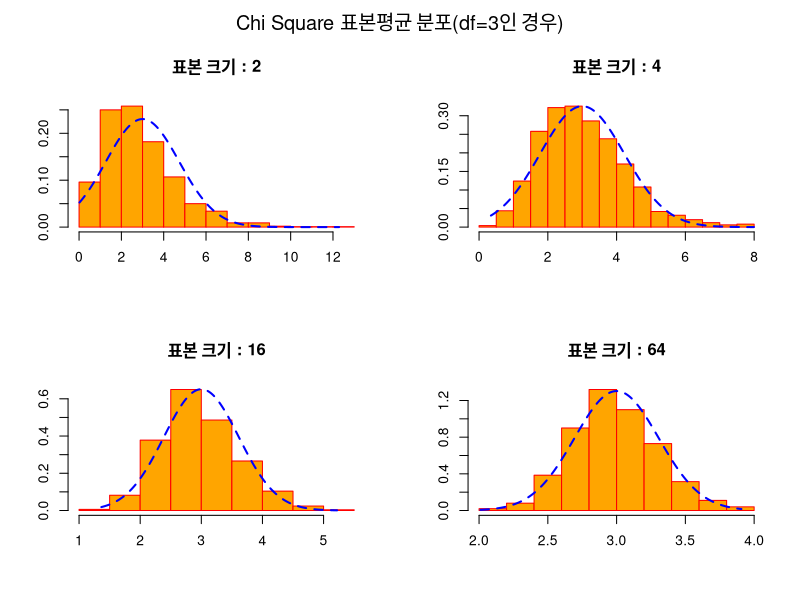
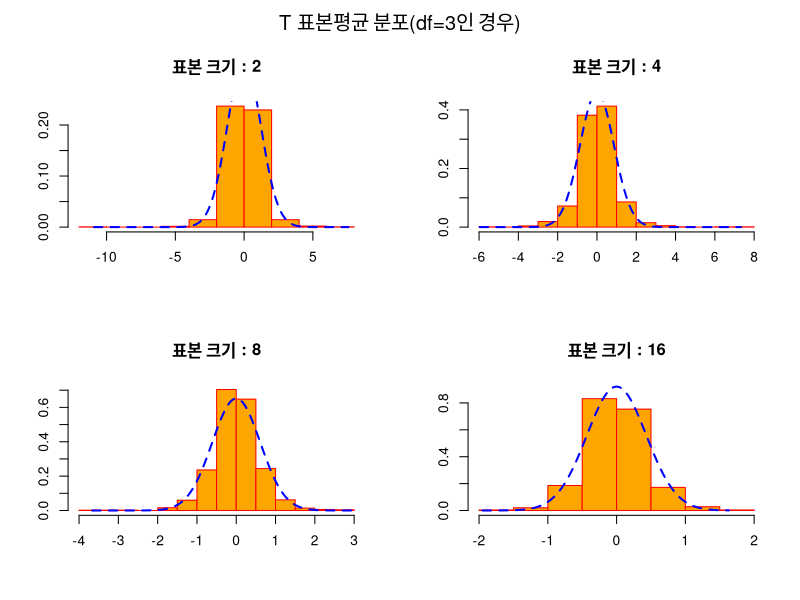
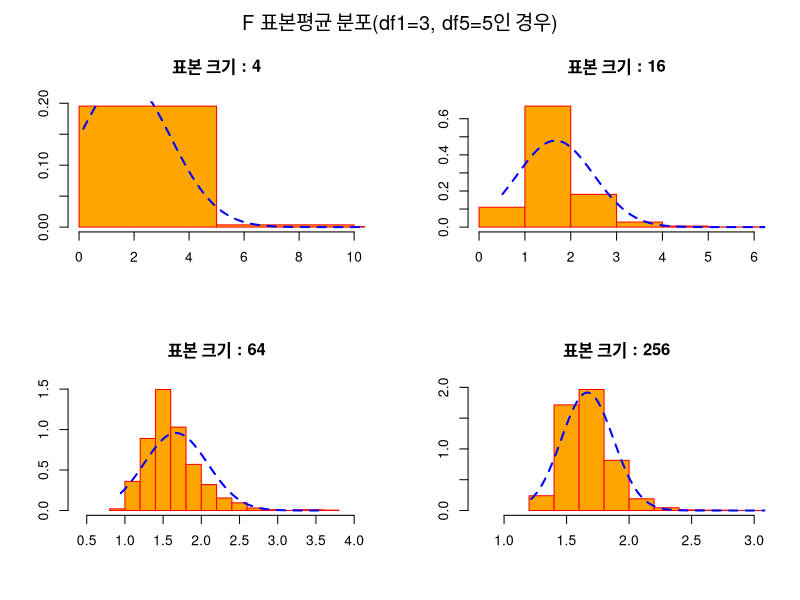
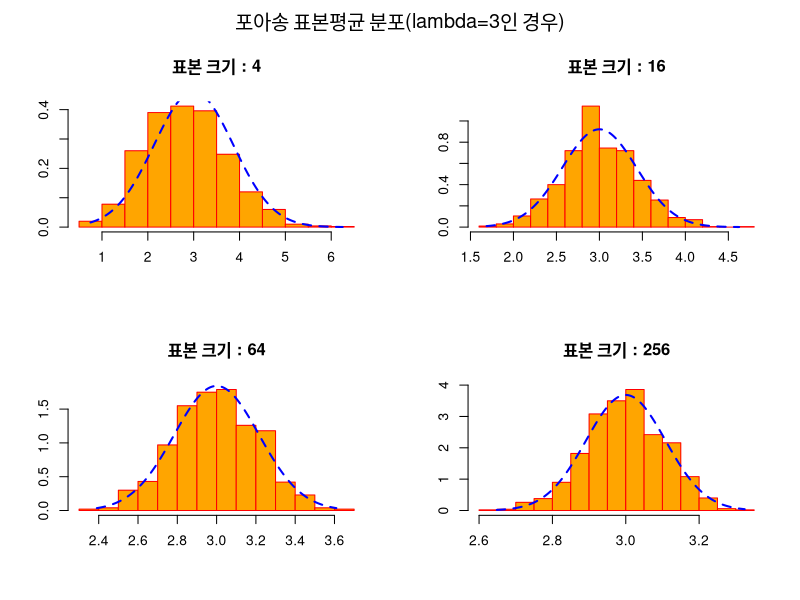
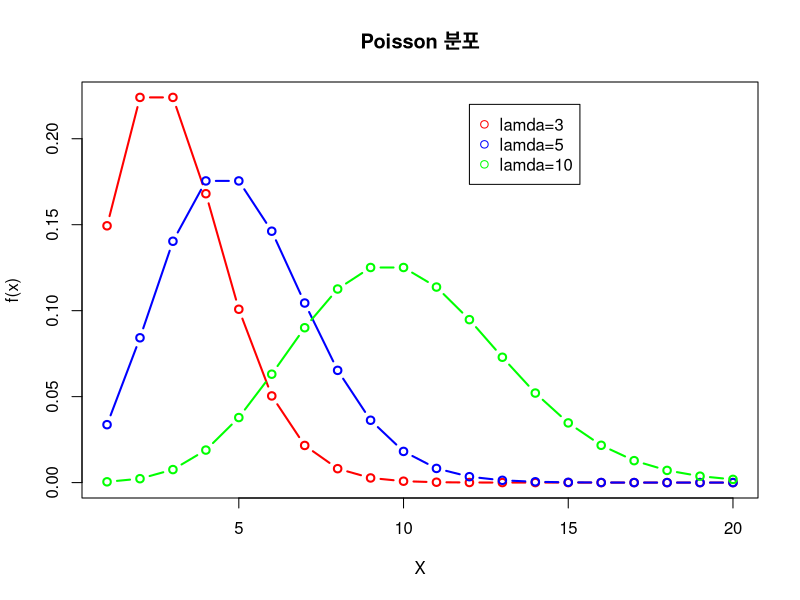

Recreate these plots in R, in order.
# Chi Square 분포
n <- 1000
df <- 3
ch.2.mean <- rep(NA, n)
ch.4.mean <- rep(NA, n)
ch.16.mean <- rep(NA, n)
ch.64.mean <- rep(NA, n)

# 표본 크기별로 1000번의 표본추출로 표본평균을 구함
for(i in 1:n) {
  ch.2.mean[i] <- mean(rchisq(2, df=df))
  ch.4.mean[i] <- mean(rchisq(4, df=df))
  ch.16.mean[i] <- mean(rchisq(16, df=df))
  ch.64.mean[i] <- mean(rchisq(64, df=df))
}

# 표본평균들의 분포에서 평균과 표준편차
options(digits=4)
c(mean(ch.2.mean), sd(ch.2.mean))
c(mean(ch.4.mean), sd(ch.4.mean))
c(mean(ch.16.mean), sd(ch.16.mean))
c(mean(ch.64.mean), sd(ch.64.mean))

# chisq(df=3)의 평균과 표준편차
m <- df
s <- sqrt(2 * df)

par(mfrow=c(2,2), oma = c(0, 0, 2, 0))
hist(ch.2.mean, prob=T, main="표본 크기 : 2", 
     ylab="", xlab="", col="orange", border="red")
x1 <- seq(min(ch.2.mean), max(ch.2.mean), length=1000)
y1 <- dnorm(x=x1, mean=m, sd=s/sqrt(2))
lines(x1, y1, lty=2, lwd=2, col="blue")

hist(ch.4.mean, prob=T, main="표본 크기 : 4", 
     ylab="", xlab="", col="orange", border="red")
x2 <- seq(min(ch.4.mean), max(ch.4.mean), length=1000)
y2 <- dnorm(x=x2, mean=m, sd=s/sqrt(4))
lines(x2, y2, lty=2, lwd=2, col="blue")

hist(ch.16.mean, prob=T, main="표본 크기 : 16", 
     ylab="", xlab="", col="orange", border="red")
x3 <- seq(min(ch.16.mean), max(ch.16.mean), length=1000)
y3 <- dnorm(x=x3, mean=m, sd=s/sqrt(16))
lines(x3, y3, lty=2, lwd=2, col="blue")

hist(ch.64.mean, prob=T, main="표본 크기 : 64", 
     ylab="", xlab="", col="orange", border="red")
x4 <- seq(min(ch.64.mean), max(ch.64.mean), length=1000)
y4 <- dnorm(x=x4, mean=m, sd=s/sqrt(64))
lines(x4, y4, lty=2, lwd=2, col="blue")

mtext("Chi Square 표본평균 분포(df=3인 경우)", outer = TRUE, cex = 1.2)

# T 분포
n <- 1000
df <- 3
t.2.mean <- rep(NA, n)
t.4.mean <- rep(NA, n)
t.8.mean <- rep(NA, n)
t.16.mean <- rep(NA, n)

# 표본 크기별로 1000번의 표본추출로 표본평균을 구함
for(i in 1:n) {
  t.2.mean[i] <- mean(rt(2, df=df))
  t.4.mean[i] <- mean(rt(4, df=df))
  t.8.mean[i] <- mean(rt(8, df=df))
  t.16.mean[i] <- mean(rt(16, df=df))
}

# 표본평균들의 분포에서 평균과 표준편차
options(digits=4)
c(mean(t.2.mean), sd(t.2.mean))
c(mean(t.4.mean), sd(t.4.mean))
c(mean(t.8.mean), sd(t.8.mean))
c(mean(t.16.mean), sd(t.16.mean))

# t(df=3)의 평균과 표준편차
m <- 0
s <- sqrt(df / (df - 2))

par(mfrow=c(2,2), oma = c(0, 0, 2, 0))
hist(t.2.mean, prob=T, main="표본 크기 : 2", 
     ylab="", xlab="", col="orange", border="red")
x1 <- seq(min(t.2.mean), max(t.2.mean), length=1000)
y1 <- dnorm(x=x1, mean=m, sd=s/sqrt(2))
lines(x1, y1, lty=2, lwd=2, col="blue")

hist(t.4.mean, prob=T, main="표본 크기 : 4", 
     ylab="", xlab="", col="orange", border="red")
x2 <- seq(min(t.4.mean), max(t.4.mean), length=1000)
y2 <- dnorm(x=x2, mean=m, sd=s/sqrt(4))
lines(x2, y2, lty=2, lwd=2, col="blue")

hist(t.8.mean, prob=T, main="표본 크기 : 8", 
     ylab="", xlab="", col="orange", border="red")
x3 <- seq(min(t.8.mean), max(t.8.mean), length=1000)
y3 <- dnorm(x=x3, mean=m, sd=s/sqrt(8))
lines(x3, y3, lty=2, lwd=2, col="blue")

hist(t.16.mean, prob=T, main="표본 크기 : 16", 
     xlim=c(-2,2), ylim=c(0,0.9), 
     ylab="", xlab="", col="orange", border="red")
x4 <- seq(min(t.16.mean), max(t.16.mean), length=1000)
y4 <- dnorm(x=x4, mean=m, sd=s/sqrt(16))
lines(x4, y4, lty=2, lwd=2, col="blue")

mtext("T 표본평균 분포(df=3인 경우)", outer = TRUE, cex = 1.2)

# F 분포
n <- 1000
df1 <- 3; df2 <- 5
f.4.mean <- rep(NA, n)
f.16.mean <- rep(NA, n)
f.64.mean <- rep(NA, n)
f.256.mean <- rep(NA, n)

# 표본 크기별로 1000번의 표본추출로 표본평균을 구함
for(i in 1:n) {
  f.4.mean[i] <- mean(rf(4, df1=df1, df2=df2))
  f.16.mean[i] <- mean(rf(16, df1=df1, df2=df2))
  f.64.mean[i] <- mean(rf(64, df1=df1, df2=df2))
  f.256.mean[i] <- mean(rf(256, df1=df1, df2=df2))
}

# 표본평균들의 분포에서 평균과 표준편차
options(digits=4)
c(mean(f.4.mean), sd(f.4.mean))
c(mean(f.16.mean), sd(f.16.mean))
c(mean(f.64.mean), sd(f.64.mean))
c(mean(f.256.mean), sd(f.256.mean))

# f(df1=3, df2=5)의 평균과 표준편차
m <- df2 / (df2 - 2)
s <- sqrt(2 * df2^2 * (df1+df2-2) /(df1 * (df2-2)^2 * (df2-4)))

par(mfrow=c(2,2), oma = c(0, 0, 2, 0))
hist(f.4.mean, prob=T, main="표본 크기 : 4", 
     xlim=c(0,10),
     ylab="", xlab="", col="orange", border="red")
x1 <- seq(min(f.4.mean), max(f.4.mean), length=1000)
y1 <- dnorm(x=x1, mean=m, sd=s/sqrt(4))
lines(x1, y1, lty=2, lwd=2, col="blue")

hist(f.16.mean, prob=T, main="표본 크기 : 16", 
     xlim=c(0,6),
     ylab="", xlab="", col="orange", border="red")
x2 <- seq(min(f.16.mean), max(f.16.mean), length=1000)
y2 <- dnorm(x=x2, mean=m, sd=s/sqrt(16))
lines(x2, y2, lty=2, lwd=2, col="blue")

hist(f.64.mean, prob=T, main="표본 크기 : 64", 
     xlim=c(0.4,4),
     ylab="", xlab="", col="orange", border="red")
x3 <- seq(min(f.64.mean), max(f.64.mean), length=1000)
y3 <- dnorm(x=x3, mean=m, sd=s/sqrt(64))
lines(x3, y3, lty=2, lwd=2, col="blue")

hist(f.256.mean, prob=T, main="표본 크기 : 256", 
     xlim=c(0.8,3),
     ylab="", xlab="", col="orange", border="red")
x4 <- seq(min(f.256.mean), max(f.256.mean), length=1000)
y4 <- dnorm(x=x4, mean=m, sd=s/sqrt(256))
lines(x4, y4, lty=2, lwd=2, col="blue")

mtext("F 표본평균 분포(df1=3, df5=5인 경우)", outer = TRUE, cex = 1.2)

# 포아송(Poisson) 분포
n <- 1000
lambda <- 3
p.4.mean <- rep(NA, n)
p.16.mean <- rep(NA, n)
p.64.mean <- rep(NA, n)
p.256.mean <- rep(NA, n)

# 표본 크기별로 1000번의 표본추출로 표본평균을 구함
for(i in 1:n) {
  p.4.mean[i] <- mean(rpois(4, lambda=lambda))
  p.16.mean[i] <- mean(rpois(16, lambda=lambda))
  p.64.mean[i] <- mean(rpois(64, lambda=lambda))
  p.256.mean[i] <- mean(rpois(256, lambda=lambda))
}

# 표본평균들의 분포에서 평균과 표준편차
options(digits=4)
c(mean(p.4.mean), sd(p.4.mean))
c(mean(p.16.mean), sd(p.16.mean))
c(mean(p.64.mean), sd(p.64.mean))
c(mean(p.256.mean), sd(p.256.mean))

# pois(lambda=3)의 평균과 표준편차
m <- lambda
s <- sqrt(lambda)

par(mfrow=c(2,2), oma = c(0, 0, 2, 0))
hist(p.4.mean, prob=T, main="표본 크기 : 4", 
     #xlim=c(0,10),
     ylab="", xlab="", col="orange", border="red")
x1 <- seq(min(p.4.mean), max(p.4.mean), length=1000)
y1 <- dnorm(x=x1, mean=m, sd=s/sqrt(4))
lines(x1, y1, lty=2, lwd=2, col="blue")

hist(p.16.mean, prob=T, main="표본 크기 : 16", 
     #xlim=c(0,6),
     ylab="", xlab="", col="orange", border="red")
x2 <- seq(min(p.16.mean), max(p.16.mean), length=1000)
y2 <- dnorm(x=x2, mean=m, sd=s/sqrt(16))
lines(x2, y2, lty=2, lwd=2, col="blue")

hist(p.64.mean, prob=T, main="표본 크기 : 64", 
     #xlim=c(0.4,4),
     ylab="", xlab="", col="orange", border="red")
x3 <- seq(min(p.64.mean), max(p.64.mean), length=1000)
y3 <- dnorm(x=x3, mean=m, sd=s/sqrt(64))
lines(x3, y3, lty=2, lwd=2, col="blue")

hist(p.256.mean, prob=T, main="표본 크기 : 256", 
     #xlim=c(0.8,3),
     ylab="", xlab="", col="orange", border="red")
x4 <- seq(min(p.256.mean), max(p.256.mean), length=1000)
y4 <- dnorm(x=x4, mean=m, sd=s/sqrt(256))
lines(x4, y4, lty=2, lwd=2, col="blue")

mtext("포아송 표본평균 분포(lambda=3인 경우)", outer = TRUE, cex = 1.2)

par(mfrow=c(1,1), oma = c(0, 0, 0, 0))
rs<-data.frame()
for (i in 1:20) {
  rs[i,1]<-dpois(i,3)
  rs[i,2]<-dpois(i,5)
  rs[i,3]<-dpois(i,10)
}

plot(rs[,1], type="b", col="red", lwd="2", main="Poisson 분포",
     xlab="X", ylab="f(x)")                      # lamda=3
lines(rs[,2], type="b", col="blue", lwd="2")     # lamda=5
lines(rs[,3], type="b", col="green", lwd="2")    # lamda=10
legend(x=12, y=0.22, c("lamda=3", "lamda=5", "lamda=10"),
       col=c("red", "blue", "green"), pch = c(1, 1, 1))